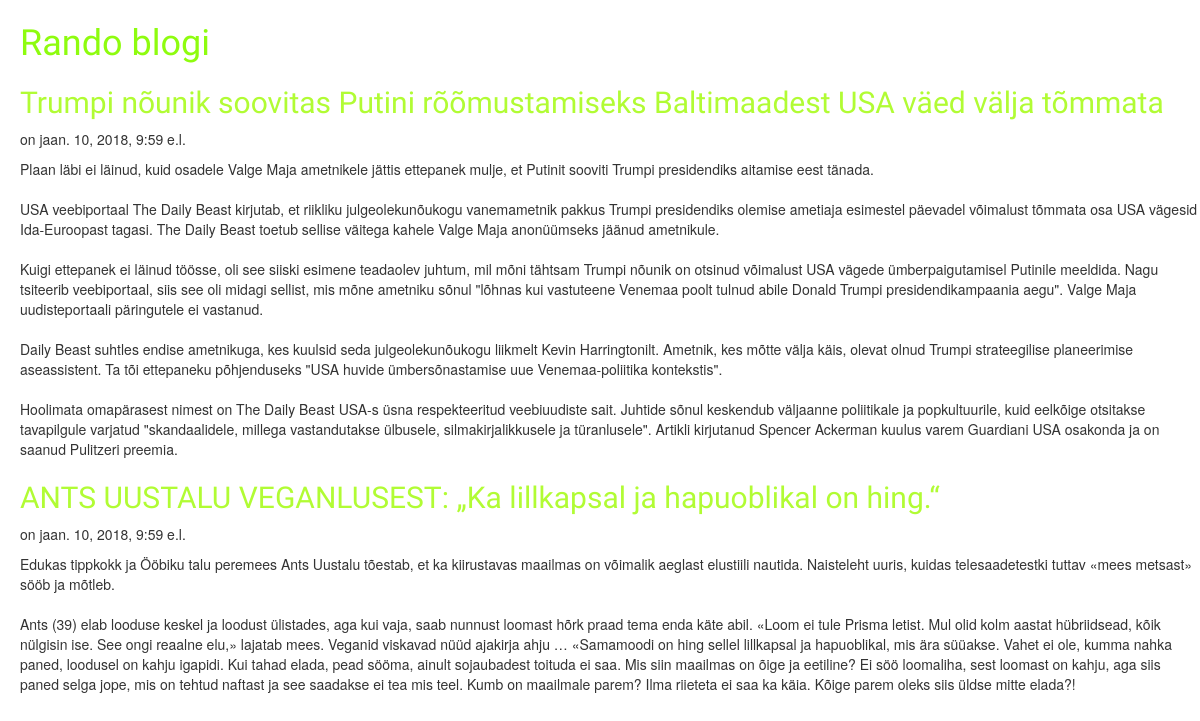
/blog/, run on an earlier commit of the app's database.
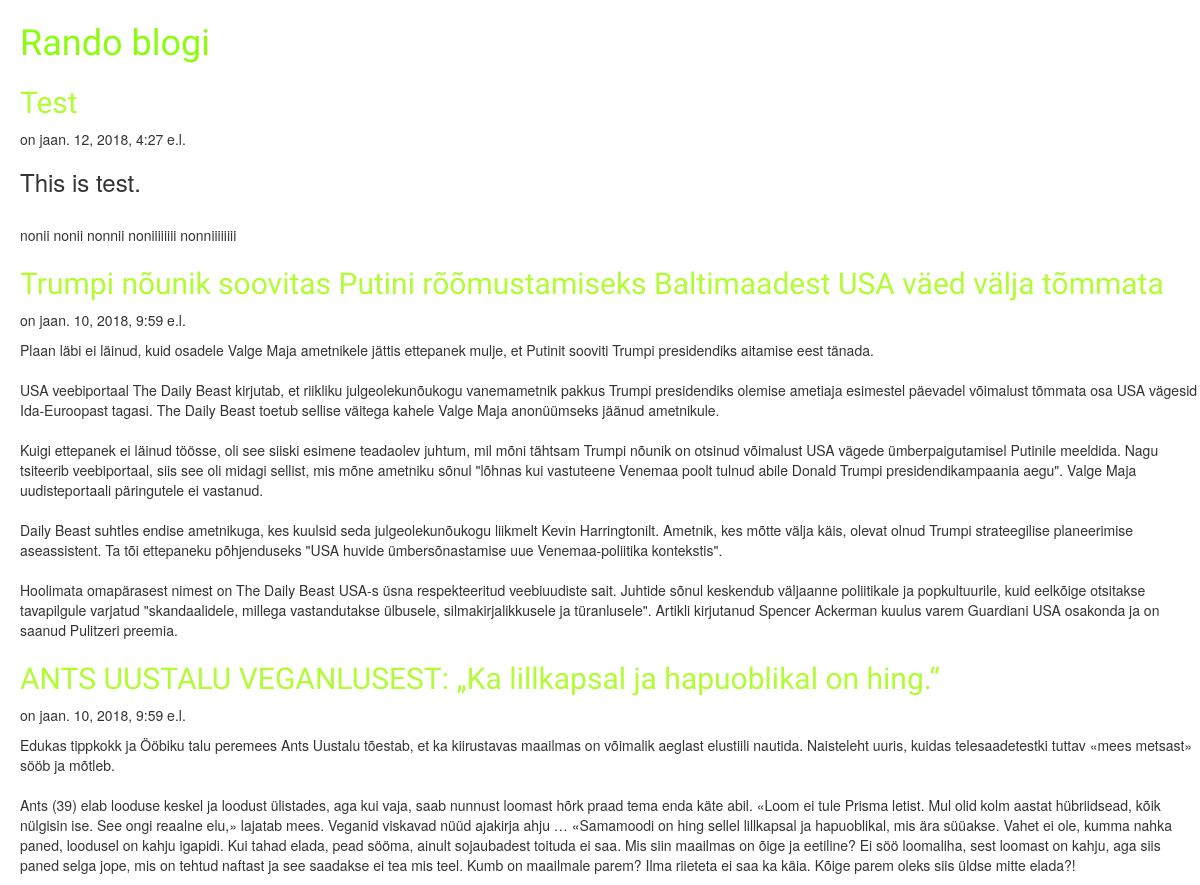
And on a later commit of the database.
### blog/models.py (models this page shows, shortened)
class Post(models.Model):
    author = models.ForeignKey('auth.User')
    title = models.CharField(max_length=200)
    text = models.TextField()
    created_date = models.DateTimeField(
            default=timezone.now)
    published_date = models.DateTimeField(
            blank=True, null=True)

### blog/views.py (the view)
def post_list(request):
    posts = Post.objects.filter(published_date__lte = timezone.now()).order_by('-published_date')
    return render(request, 'blog/post_list.html', {'posts': posts})

### blog/templates/blog/post_list.html (shortened to what this page needs)
{% load staticfiles %}
<!DOCTYPE html>
<html lang="en">
    <head>
        <link rel="stylesheet" href="//maxcdn.bootstrapcdn.com/bootstrap/3.2.0/css/bootstrap.min.css">
        <link rel="stylesheet" href="//maxcdn.bootstrapcdn.com/bootstrap/3.2.0/css/bootstrap-theme.min.css">
        <link rel="stylesheet" href="{% static 'css/blog.css' %}">
    </head>
    <body>
        <div>
            <h1><a href="/">Rando blogi</a></h1>
        </div>
        {% for post in posts %}
            <div>
                <h2><a href="">{{ post.title}}</a></h2>
                <p>on {{ post.published_date }}</p>
                <p>{{ post.text|safe|linebreaksbr }}</p>
            </div>
        {% endfor %}
    </body>
</html>

### blog/static/css/blog.css (style rules this page uses)
h1 a { color: #8efc0f; font-family: 'Patua One', cursive; }
h2 a { color: #b1fc34; font-family: 'Patua One', cursive; }
body { padding-left: 20px; }

What changed in the data, as far as the page shows it:
added Post: title "Test", published_date "jaan. 12, 2018, 4:27 e.l.", text "This is test. nonii nonii nonnii noniiiiiiii nonniiiiiiii"
